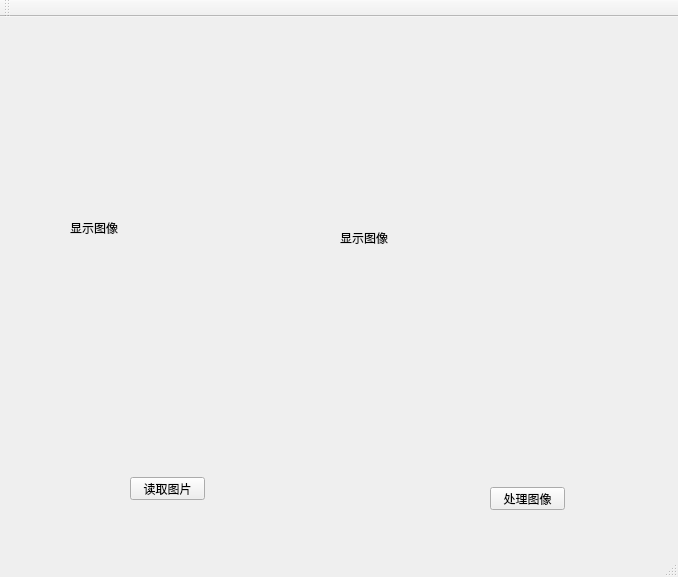
<?xml version="1.0" encoding="UTF-8"?>
<ui version="4.0">
 <class>Qt_Halcon_Image_DealClass</class>
 <widget class="QMainWindow" name="Qt_Halcon_Image_DealClass">
  <property name="geometry">
   <rect>
    <x>0</x>
    <y>0</y>
    <width>678</width>
    <height>577</height>
   </rect>
  </property>
  <property name="windowTitle">
   <string>Qt_Halcon_Image_Deal</string>
  </property>
  <widget class="QWidget" name="centralWidget">
   <widget class="QPushButton" name="Read_Image">
    <property name="geometry">
     <rect>
      <x>130</x>
      <y>460</y>
      <width>75</width>
      <height>23</height>
     </rect>
    </property>
    <property name="text">
     <string>读取图片</string>
    </property>
   </widget>
   <widget class="QPushButton" name="Deal_Image">
    <property name="geometry">
     <rect>
      <x>490</x>
      <y>470</y>
      <width>75</width>
      <height>23</height>
     </rect>
    </property>
    <property name="text">
     <string>处理图像</string>
    </property>
   </widget>
   <widget class="QLabel" name="Image_lb">
    <property name="geometry">
     <rect>
      <x>340</x>
      <y>90</y>
      <width>251</width>
      <height>261</height>
     </rect>
    </property>
    <property name="text">
     <string>显示图像</string>
    </property>
   </widget>
   <widget class="QLabel" name="Image_lb_2">
    <property name="geometry">
     <rect>
      <x>70</x>
      <y>100</y>
      <width>251</width>
      <height>221</height>
     </rect>
    </property>
    <property name="text">
     <string>显示图像</string>
    </property>
   </widget>
  </widget>
  <widget class="QMenuBar" name="menuBar">
   <property name="geometry">
    <rect>
     <x>0</x>
     <y>0</y>
     <width>678</width>
     <height>23</height>
    </rect>
   </property>
  </widget>
  <widget class="QToolBar" name="mainToolBar">
   <attribute name="toolBarArea">
    <enum>TopToolBarArea</enum>
   </attribute>
   <attribute name="toolBarBreak">
    <bool>false</bool>
   </attribute>
  </widget>
  <widget class="QStatusBar" name="statusBar"/>
 </widget>
 <layoutdefault spacing="6" margin="11"/>
 <resources>
  <include location="qt_halcon_image_deal.qrc"/>
 </resources>
 <connections>
  <connection>
   <sender>Read_Image</sender>
   <signal>clicked()</signal>
   <receiver>Qt_Halcon_Image_DealClass</receiver>
   <slot>My_read_image()</slot>
   <hints>
    <hint type="sourcelabel">
     <x>141</x>
     <y>351</y>
    </hint>
    <hint type="destinationlabel">
     <x>143</x>
     <y>324</y>
    </hint>
   </hints>
  </connection>
  <connection>
   <sender>Deal_Image</sender>
   <signal>clicked()</signal>
   <receiver>Qt_Halcon_Image_DealClass</receiver>
   <slot>My_deal_image()</slot>
   <hints>
    <hint type="sourcelabel">
     <x>378</x>
     <y>354</y>
    </hint>
    <hint type="destinationlabel">
     <x>382</x>
     <y>316</y>
    </hint>
   </hints>
  </connection>
 </connections>
 <slots>
  <slot>My_read_image()</slot>
  <slot>My_deal_image()</slot>
 </slots>
</ui>
